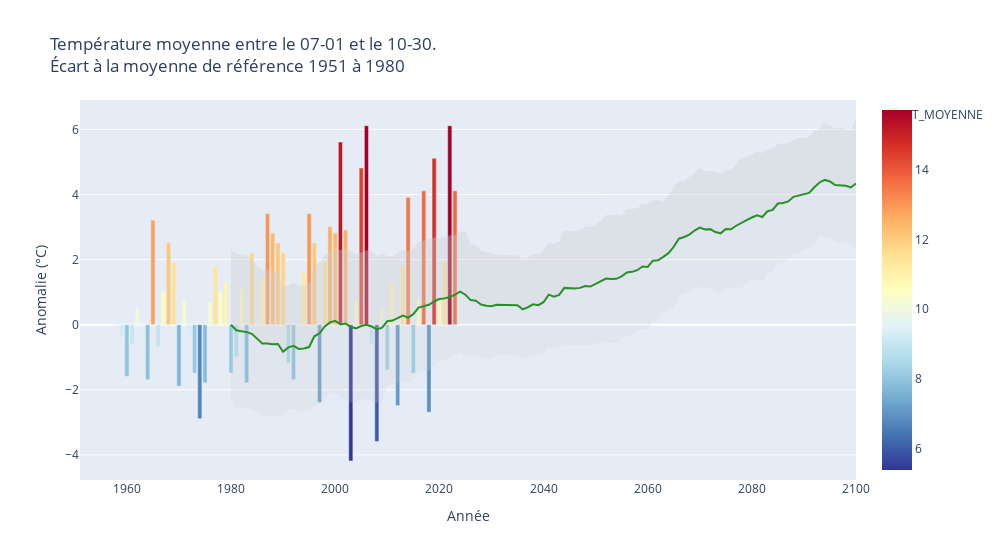

Notebook cell for this chart:
### Code cell
importlib.reload(uh)
uh.main_indic_temperature(
    df_mf=df_mf,
    df_drias=df_drias,
    indicateur=indicateur,
    periode_start="07-01",
    periode_end="10-30",
    dict_indicateurs=dict_indicateurs,
)

### Figure 1 — Plotly figure (JSON) as saved in the notebook; plotly's stock layout.template omitted (floating-point values rounded to 4 significant figures; data arrays with more than 128 entries replaced by an {"elided": "..."} marker saying what was removed)
{"data": [{"customdata": [9.6, 9.2, 8, 9, 10.1, 9.6, 7.9, 12.8, 8.9, 10.6, 12.1, 11.5, 7.7, 10.3, 9.3, 8.1, 6.7, 7.8, 10.3, 11.4, 10.6, 10.9, 8.1, 8.6, 10.7, 7.8, 11.8, 9.6, 11, 13, 12.4, 12.1, 11.8, 8.4, 7.9, 9.4, 11.2, 13, 12.1, 7.2, 11.5, 12.6, 12.4, 15.2, 12.5, 5.4, 10.3, 14.4, 15.7, 9, 6, 10.1, 8.2, 10.9, 7.1, 11.4, 13.5, 8.1, 10.4, 13.7, 6.9, 14.7, 10.4, 11.5, 15.7, 13.7], "hovertemplate": "Année: %{x}<br>Anomalie: %{y:.1f}°<br>T_Moyenne: %{customdata}°", "marker": {"color": [9.6, 9.2, 8, 9, 10.1, 9.6, 7.9, 12.8, 8.9, 10.6, 12.1, 11.5, 7.7, 10.3, 9.3, 8.1, 6.7, 7.8, 10.3, 11.4, 10.6, 10.9, 8.1, 8.6, 10.7, 7.8, 11.8, 9.6, 11, 13, 12.4, 12.1, 11.8, 8.4, 7.9, 9.4, 11.2, 13, 12.1, 7.2, 11.5, 12.6, 12.4, 15.2, 12.5, 5.4, 10.3, 14.4, 15.7, 9, 6, 10.1, 8.2, 10.9, 7.1, 11.4, 13.5, 8.1, 10.4, 13.7, 6.9, 14.7, 10.4, 11.5, 15.7, 13.7], "coloraxis": "coloraxis"}, "name": "T_MOYENNE", "type": "bar", "x": [1958, 1959, 1960, 1961, 1962, 1963, 1964, 1965, 1966, 1967, 1968, 1969, 1970, 1971, 1972, 1973, 1974, 1975, 1976, 1977, 1978, 1979, 1980, 1981, 1982, 1983, 1984, 1985, 1986, 1987, 1988, 1989, 1990, 1991, 1992, 1993, 1994, 1995, 1996, 1997, 1998, 1999, 2000, 2001, 2002, 2003, 2004, 2005, 2006, 2007, 2008, 2009, 2010, 2011, 2012, 2013, 2014, 2015, 2016, 2017, 2018, 2019, 2020, 2021, 2022, 2023], "y": [0.01304, -0.387, -1.587, -0.587, 0.513, 0.01304, -1.687, 3.213, -0.687, 1.013, 2.513, 1.913, -1.887, 0.713, -0.287, -1.487, -2.887, -1.787, 0.713, 1.813, 1.013, 1.313, -1.487, -0.987, 1.113, -1.787, 2.213, 0.01304, 1.413, 3.413, 2.813, 2.513, 2.213, -1.187, -1.687, -0.187, 1.613, 3.413, 2.513, -2.387, 1.913, 3.013, 2.813, 5.613, 2.913, -4.187, 0.713, 4.813, 6.113, -0.587, -3.587, 0.513, -1.387, 1.313, -2.487, 1.813, 3.913, -1.487, 0.813, 4.113, -2.687, 5.113, 0.813, 1.913, 6.113, 4.113]}, {"customdata": {"elided": "150 float values"}, "hovertemplate": "Année: %{x}<br>Anomalie: %{y:.1f}°<br>Température moyenne: %{customdata:.1f}°", "legendgroup": "", "line": {"color": "green", "dash": "solid"}, "marker": {"symbol": "circle"}, "mode": "lines", "name": "", "orientation": "v", "showlegend": false, "type": "scatter", "x": {"elided": "150 int values"}, "xaxis": "x", "y": {"elided": "150 float values"}, "yaxis": "y"}, {"customdata": {"elided": "150 float values"}, "fill": "tonexty", "fillcolor": "rgba(204, 204, 204, 0.2)", "hovertemplate": "Année: %{x}<br>Anomalie: %{y:.1f}°<br>Température moyenne: %{customdata:.1f}°", "line": {"width": 0}, "mode": "lines", "showlegend": false, "type": "scatter", "x": {"elided": "150 int values"}, "y": {"elided": "150 float values"}}, {"customdata": {"elided": "150 float values"}, "fill": "tonexty", "fillcolor": "rgba(204, 204, 204, 0.2)", "hovertemplate": "Année: %{x}<br>Anomalie: %{y:.1f}°<br>Température moyenne: %{customdata:.1f}°", "line": {"width": 0}, "mode": "lines", "showlegend": false, "type": "scatter", "x": {"elided": "150 int values"}, "y": {"elided": "150 float values"}}], "layout": {"coloraxis": {"colorscale": [[0, "rgb(49,54,149)"], [0.1, "rgb(69,117,180)"], [0.2, "rgb(116,173,209)"], [0.3, "rgb(171,217,233)"], [0.4, "rgb(224,243,248)"], [0.5, "rgb(255,255,191)"], [0.6, "rgb(254,224,144)"], [0.7, "rgb(253,174,97)"], [0.8, "rgb(244,109,67)"], [0.9, "rgb(215,48,39)"], [1, "rgb(165,0,38)"]]}, "title": {"text": "Température moyenne entre le 07-01 et le 10-30.<br>Écart à la moyenne de référence 1951 à 1980"}, "width": 1000, "xaxis": {"title": {"text": "Année"}}, "yaxis": {"ticktext": ["Moyenne: 9.6 "], "title": {"text": "Anomalie (°C)"}}}}
